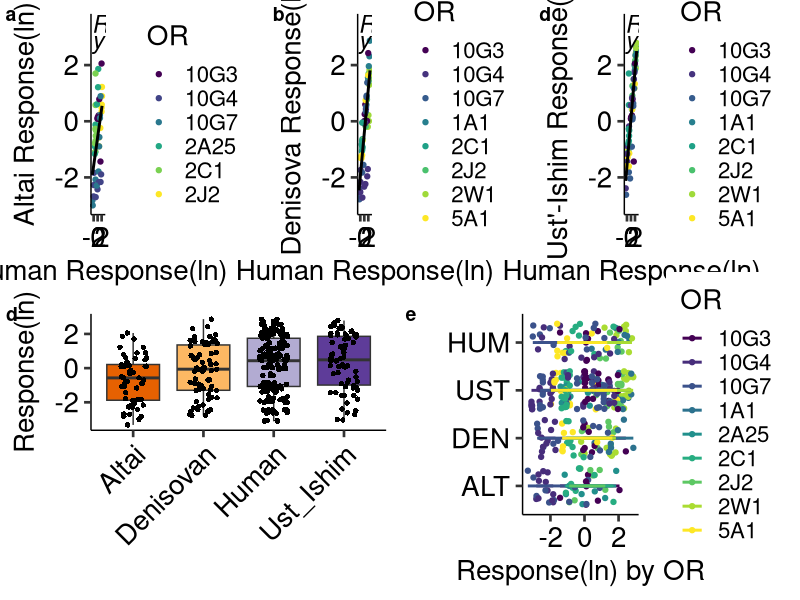

The R source for this figure:
# This script creates plots used in Supplemental Information Figure 2

library(readxl); library(ggplot2); library(ggpubr)

#ROW 1
alt2013 = read_excel("oldnoses-orfuncdata-2013-all.xlsx", sheet = "alt-2013")
alt2013$Odor = factor(alt2013$Odor)
alt2013$OR = factor(alt2013$OR)
alt2013$Human_log = log(alt2013$Human)
alt2013$Altai_log = log(alt2013$Altai)
den2013 = read_excel("oldnoses-orfuncdata-2013-all.xlsx", sheet = "den-2013")
den2013$Odor = factor(den2013$Odor)
den2013$OR = factor(den2013$OR)
den2013$Human_log = log(den2013$Human)
den2013$Denisova_log = log(den2013$Denisova)
ust2013 = read_excel("oldnoses-orfuncdata-2013-all.xlsx", sheet = "ust-2013")
ust2013$Odor = factor(ust2013$Odor)
ust2013$OR = factor(ust2013$OR)
ust2013$Human_log = log(ust2013$Human)
ust2013$Ust_Ishim_log = log(ust2013$Ust_Ishim)

#Panel A
ust2013.graph = ggplot(ust2013, aes(x=Human_log, y=Ust_Ishim_log))+
  geom_point(aes(colour=OR)) +
  geom_smooth(method="lm", se= FALSE, col="black") +
  stat_cor(aes(label = paste(..rr.label.., ..p.label.., sep = "~`,`~")),
           method = "pearson", 
           p.accuracy = 0.001, r.accuracy = 0.01,
           label.x = -3, label.y = 3.5, size = 6) +
  stat_regline_equation(label.x = -3, label.y = 2.8, size = 6) +
  labs(x = "Human Response(ln)",
       y = "Ust'-Ishim Response(ln)") +
  scale_color_viridis_d() +
  xlim(-3,3.5)+
  ylim(-3,3.5)+
  theme_pubr(base_size = 20,legend= "right")

#Panel B
den2013.graph = ggplot(den2013, aes(x=Human_log, y=Denisova_log))+
  geom_point(aes(colour = OR)) +
  geom_smooth(method="lm", se= FALSE, col="black") +
  stat_cor(aes(label = paste(..rr.label.., ..p.label.., sep = "~`,`~")),
           method = "pearson", 
           p.accuracy = 0.001, r.accuracy = 0.01,
           label.x = -3, label.y = 3.5, size = 6) +
  stat_regline_equation(label.x = -3, label.y = 2.8, size = 6) +
  labs(x = "Human Response(ln)",
       y = "Denisova Response(ln)") +
  scale_color_viridis_d() +
  xlim(-3,3.5)+
  ylim(-3,3.5)+
  theme_pubr(base_size = 20,legend= "right")

#Panel C
alt2013.graph = ggplot(alt2013, aes(x=Human_log, y=Altai_log))+
  geom_point(aes(colour = OR)) +
  geom_smooth(method="lm", se= FALSE, col="black") +
  stat_cor(aes(label = paste(..rr.label.., ..p.label.., sep = "~`,`~")),
           method = "pearson", 
           p.accuracy = 0.001, r.accuracy = 0.01,
           label.x = -3, label.y = 3.5, size = 6) +
  stat_regline_equation(label.x = -3, label.y = 2.8, size = 6) +
  labs(x = "Human Response(ln)",
       y = "Altai Response(ln)") +
  scale_color_viridis_d() +
  xlim(-3,3.5)+
  ylim(-3,3.5)+
  theme_pubr(base_size = 20,legend= "right")

#ROW 2
vcf2013long = read_excel("oldnoses-orfuncdata-2013-all.xlsx", sheet = "VCF2013-long")
vcf2013long$OR = factor(vcf2013long$OR)
vcf2013long$Lineage = ordered(vcf2013long$Lineage, 
  levels = c("Human", "Ust_Ishim", "Denisova", "Altai"))
vcf2013long$Lineage <- gsub("Denisova", "Denisovan",vcf2013long$Lineage)
vcf2013long$Response_log = log(vcf2013long$Response)

#Panel D
boxplot2013.graph1 = ggplot(vcf2013long, aes(x=Lineage, y=Response_log, fill=Lineage)) +
  geom_boxplot(outlier.colour="red", outlier.shape=8,
               outlier.size=2)+
  geom_jitter(shape=16, position=position_jitter(0.2))+
  labs(x="", y = "Response(ln)") +
  scale_fill_brewer(palette="PuOr")+
  theme_pubr(base_size = 20, legend = "none")

boxplot2013.graph <- boxplot2013.graph1 + 
  theme(axis.text.x = element_text(angle = 45, vjust=1, hjust=1))

#Panel E
byOR2013.graph = ggplot(vcf2013long, aes(Response_log, Lineage)) +
  geom_jitter(aes(col=OR)) + 
  geom_smooth(aes(col=OR), method="lm", se=F)+
  scale_color_viridis_d() +
  labs(x = "Response(ln) by OR",
       y = "") +
  scale_y_discrete(labels = c("ALT", "DEN","UST", "HUM"))+
  theme_pubr(base_size = 20, legend="right")

#PLOT
library(cowplot)
row1 = plot_grid(alt2013.graph, den2013.graph, ust2013.graph,
  labels = c('a', 'b', 'd'),nrow=1)
row2 = plot_grid(boxplot2013.graph, byOR2013.graph,
  labels = c('d', 'e'), nrow=1)
plot_grid(row1, row2, nrow=2, rel_heights = c(1,1))

